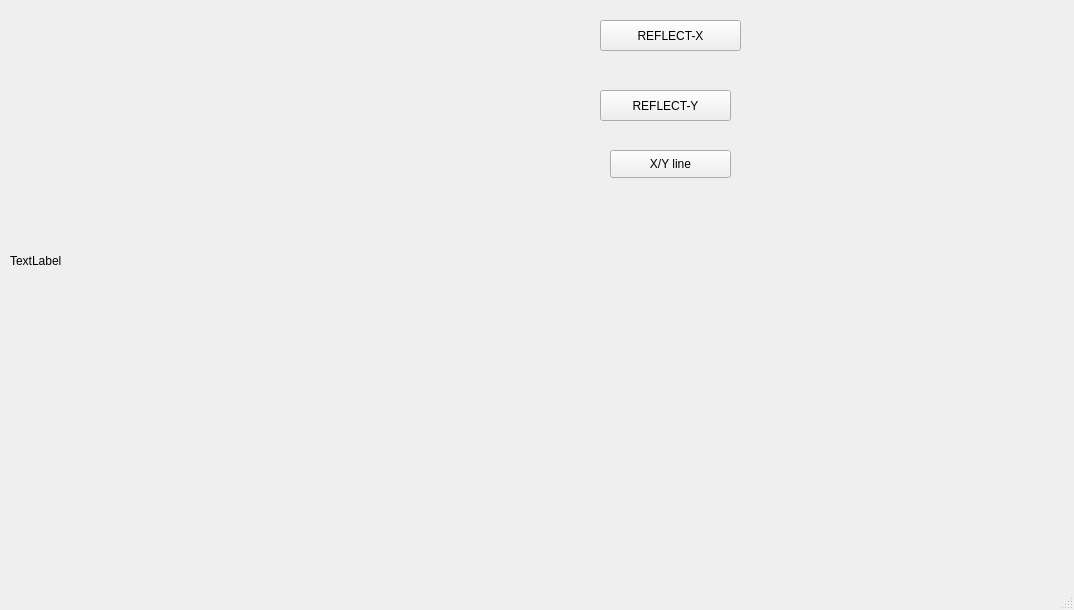
<?xml version="1.0" encoding="UTF-8"?>
<ui version="4.0">
 <class>MainWindow</class>
 <widget class="QMainWindow" name="MainWindow">
  <property name="geometry">
   <rect>
    <x>0</x>
    <y>0</y>
    <width>1074</width>
    <height>610</height>
   </rect>
  </property>
  <property name="windowTitle">
   <string>MainWindow</string>
  </property>
  <widget class="QWidget" name="centralwidget">
   <widget class="QLabel" name="label">
    <property name="geometry">
     <rect>
      <x>10</x>
      <y>10</y>
      <width>501</width>
      <height>501</height>
     </rect>
    </property>
    <property name="text">
     <string>TextLabel</string>
    </property>
   </widget>
   <widget class="QPushButton" name="pushButton">
    <property name="geometry">
     <rect>
      <x>600</x>
      <y>20</y>
      <width>141</width>
      <height>31</height>
     </rect>
    </property>
    <property name="text">
     <string>REFLECT-X</string>
    </property>
   </widget>
   <widget class="QPushButton" name="pushButton_2">
    <property name="geometry">
     <rect>
      <x>600</x>
      <y>90</y>
      <width>131</width>
      <height>31</height>
     </rect>
    </property>
    <property name="text">
     <string>REFLECT-Y</string>
    </property>
   </widget>
   <widget class="QPushButton" name="pushButton_3">
    <property name="geometry">
     <rect>
      <x>610</x>
      <y>150</y>
      <width>121</width>
      <height>28</height>
     </rect>
    </property>
    <property name="text">
     <string>X/Y line</string>
    </property>
   </widget>
  </widget>
  <widget class="QMenuBar" name="menubar">
   <property name="geometry">
    <rect>
     <x>0</x>
     <y>0</y>
     <width>1074</width>
     <height>26</height>
    </rect>
   </property>
  </widget>
  <widget class="QStatusBar" name="statusbar"/>
 </widget>
 <resources/>
 <connections/>
</ui>
